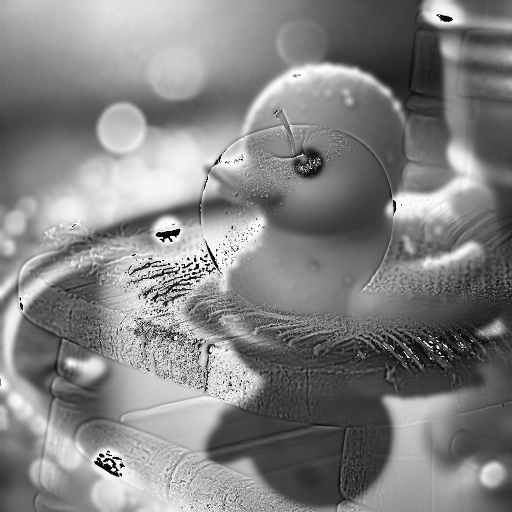
#> input picture ex3/src/hybrid_image.jpg, 1024 x 1024 px (shown at 1/2 size)
$ python pyramid_blend.py hybrid_image.jpg hybrid_image.jpg hybrid_image.jpg
#> lines starting #> are read from the running program, lines starting #| are printed output that depends on the picture
import sys
import numpy as np
import matplotlib.pyplot as plt
import cv2 as cv

PYRAMID_LEVELS = 8


def print_pyramid_shape(pyr):
    for i in range(len(pyr)):
        print(pyr[i].shape)


def display_pyramids(pyr, title="Pyramid"):
    plt.figure(figsize=(15, 15))
    for i, level in enumerate(pyr):
        plt.subplot(1, len(pyr), i + 1)
        plt.imshow(cv.cvtColor(level, cv.COLOR_BGR2RGB) if len(level.shape) == 3 else level, cmap="gray")
        plt.title(f"Level {i}")
        plt.axis("off")
    plt.show()


def restore_image(l_pyr):
    recon_img = l_pyr[0]
    for i in range(1, PYRAMID_LEVELS):
        # Upsample the reconstructed image
        recon_img = cv.pyrUp(recon_img)

        # Resize the upsampled image to match the size of l_pyr[i]
        recon_img = cv.resize(recon_img, (l_pyr[i].shape[1], l_pyr[i].shape[0]))

        # Add the Laplacian pyramid level to the upsampled image
        recon_img = cv.add(recon_img, l_pyr[i])

    return recon_img


def merge_pyramids(l_pyr_a, l_pyr_b, g_pyr_mask):
    merged = [[] for _ in range(PYRAMID_LEVELS)]
    for i in range(PYRAMID_LEVELS):
        merged[i] = g_pyr_mask[PYRAMID_LEVELS - 1 - i] * l_pyr_a[i] + (1 - g_pyr_mask[PYRAMID_LEVELS - 1 - i]) * \
                    l_pyr_b[i]

    return merged


def get_g_pyr(img):
    pyr_head = img.copy()
    g_pyr = [pyr_head]

    for i in range(PYRAMID_LEVELS):
        pyr_head = cv.pyrDown(pyr_head)
        g_pyr.append(pyr_head)

    return g_pyr


def get_l_pyr(img):
    g_pyr = get_g_pyr(img)  # Assume this function returns the Gaussian pyramid
    l_pyr = [g_pyr[PYRAMID_LEVELS - 1]]  # Last level of Gaussian pyramid is the initial Laplacian

    for i in range(PYRAMID_LEVELS - 1, 0, -1):
        # Upsample the Gaussian pyramid at level i
        expanded_g = cv.pyrUp(g_pyr[i])

        # Resize the upsampled image to match the size of the image at level i-1
        expanded_g = cv.resize(expanded_g, (g_pyr[i - 1].shape[1], g_pyr[i - 1].shape[0]))

        # Subtract the upsampled image from the previous Gaussian pyramid image to get the Laplacian
        subtracted_l = cv.subtract(g_pyr[i - 1], expanded_g)
        l_pyr.append(subtracted_l)

    return l_pyr


def blend_images(img_a, img_b, mask):
    l_pyr_a = get_l_pyr(img_a)
    l_pyr_b = get_l_pyr(img_b)
    mask = mask / 255.0
    m_pyr = get_g_pyr(mask)
    merged = merge_pyramids(l_pyr_a, l_pyr_b, m_pyr)
    return restore_image(merged)


def main(image_a_p, image_b_p, mask_p):
#> called with image_a_p = 'hybrid_image.jpg', image_b_p = 'hybrid_image.jpg', mask_p = 'hybrid_image.jpg'
    img_a = cv.imread(image_a_p)
#> img_a is the input picture: shape (1024, 1024, 3); min 0, max 255, mean 131.2
    img_b = cv.imread(image_b_p)
    mask = cv.imread(mask_p, cv.IMREAD_GRAYSCALE)  # Ensure mask is grayscale
#> mask: shape (1024, 1024); min 0, max 255, mean 131.2

    # Display pyramids for debugging and visualization
    print("Gaussian Pyramid of Image A")
    g_pyr_a = get_g_pyr(img_a)
#> the loop in get_g_pyr, `for i in range(PYRAMID_LEVELS):` made 8 passes
#> pass 1, in get_g_pyr, `pyr_head = cv.pyrDown(pyr_head)`:
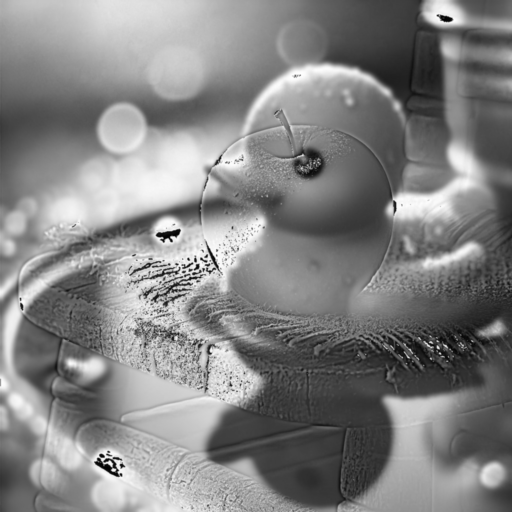
#> pyr_head: shape (512, 512, 3); min 2, max 254, mean 131.2
#> pass 3, in get_g_pyr, `pyr_head = cv.pyrDown(pyr_head)`:
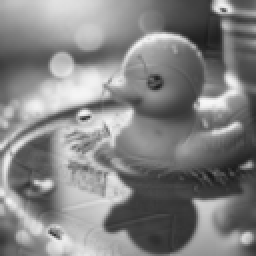
#> pyr_head: shape (128, 128, 3) (shown 2 times larger); min 26, max 247, mean 131.4
#> after the loop in get_g_pyr, `for i in range(PYRAMID_LEVELS):`: g_pyr = 9 items
#> g_pyr_a = 9 items
    display_pyramids(g_pyr_a, "Gaussian Pyramid A")
#> the loop in display_pyramids, `for i, level in enumerate(pyr):` made 9 passes
#> in display_pyramids, `plt.show()`:
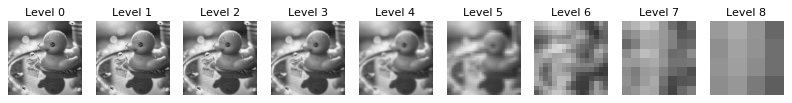
#> figure drawn by matplotlib, 9 panels

    print("Gaussian Pyramid of Image B")
    g_pyr_b = get_g_pyr(img_b)
#> g_pyr_b = 9 items
    display_pyramids(g_pyr_b, "Gaussian Pyramid B")
#> the loop in display_pyramids (call 2), `for i, level in enumerate(pyr):` made 9 passes

    print("Gaussian Pyramid of Mask")
    g_pyr_mask = get_g_pyr(mask)
#> g_pyr_mask = 9 items
    display_pyramids(g_pyr_mask, "Gaussian Pyramid Mask")
#> call 3 of display_pyramids, with title = 'Gaussian Pyramid Mask'
#> the loop in display_pyramids (call 3), `for i, level in enumerate(pyr):` made 9 passes
#> in display_pyramids (call 3), `plt.show()`:
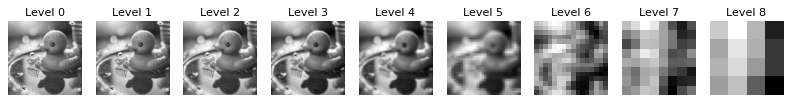
#> figure drawn by matplotlib, 9 panels

    print("Laplacian Pyramid of Image A")
    l_pyr_a = get_l_pyr(img_a)
#> the loop in get_l_pyr, `for i in range(PYRAMID_LEVELS - 1, 0, -1):` made 7 passes
#> pass 3, in get_l_pyr, `expanded_g = cv.pyrUp(g_pyr[i])`:
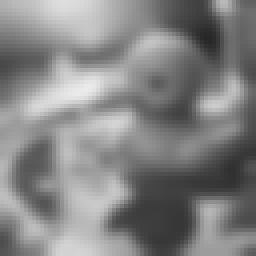
#> expanded_g: shape (64, 64, 3) (shown 4 times larger); min 39, max 235, mean 131.7
#> pass 3, in get_l_pyr, `subtracted_l = cv.subtract(g_pyr[i - 1], expanded_g)`:
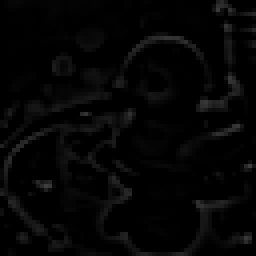
#> subtracted_l: shape (64, 64, 3) (shown 4 times larger); min 0, max 63, mean 4.8
#> after the loop in get_l_pyr, `for i in range(PYRAMID_LEVELS - 1, 0, -1):`: l_pyr = 8 items
#> l_pyr_a = 8 items
    display_pyramids(l_pyr_a, "Laplacian Pyramid A")
#> call 4 of display_pyramids, with title = 'Laplacian Pyramid A'
#> the loop in display_pyramids (call 4), `for i, level in enumerate(pyr):` made 8 passes
#> in display_pyramids (call 4), `plt.show()`:
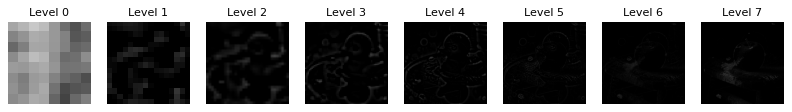
#> figure drawn by matplotlib, 8 panels

    print("Laplacian Pyramid of Image B")
    l_pyr_b = get_l_pyr(img_b)
#> l_pyr_b = 8 items
    display_pyramids(l_pyr_b, "Laplacian Pyramid B")

    # Blend images
    blended = blend_images(img_a, img_b, mask)
#> in blend_images, `m_pyr = get_g_pyr(mask)`: m_pyr = 9 items
#> after the loop in merge_pyramids, `for i in range(PYRAMID_LEVELS):`: merged = [[], [], [], [], [], [], [], []]
    cv.imwrite("pictures/blended.jpg", blended)
    print("Blended image saved to pictures/blended.jpg")


if __name__ == "__main__":
    image_a_path = sys.argv[1]
    image_b_path = sys.argv[2]
    mask_path = sys.argv[3]
#> (the run stopped early here; a loop or call above may not have finished)
